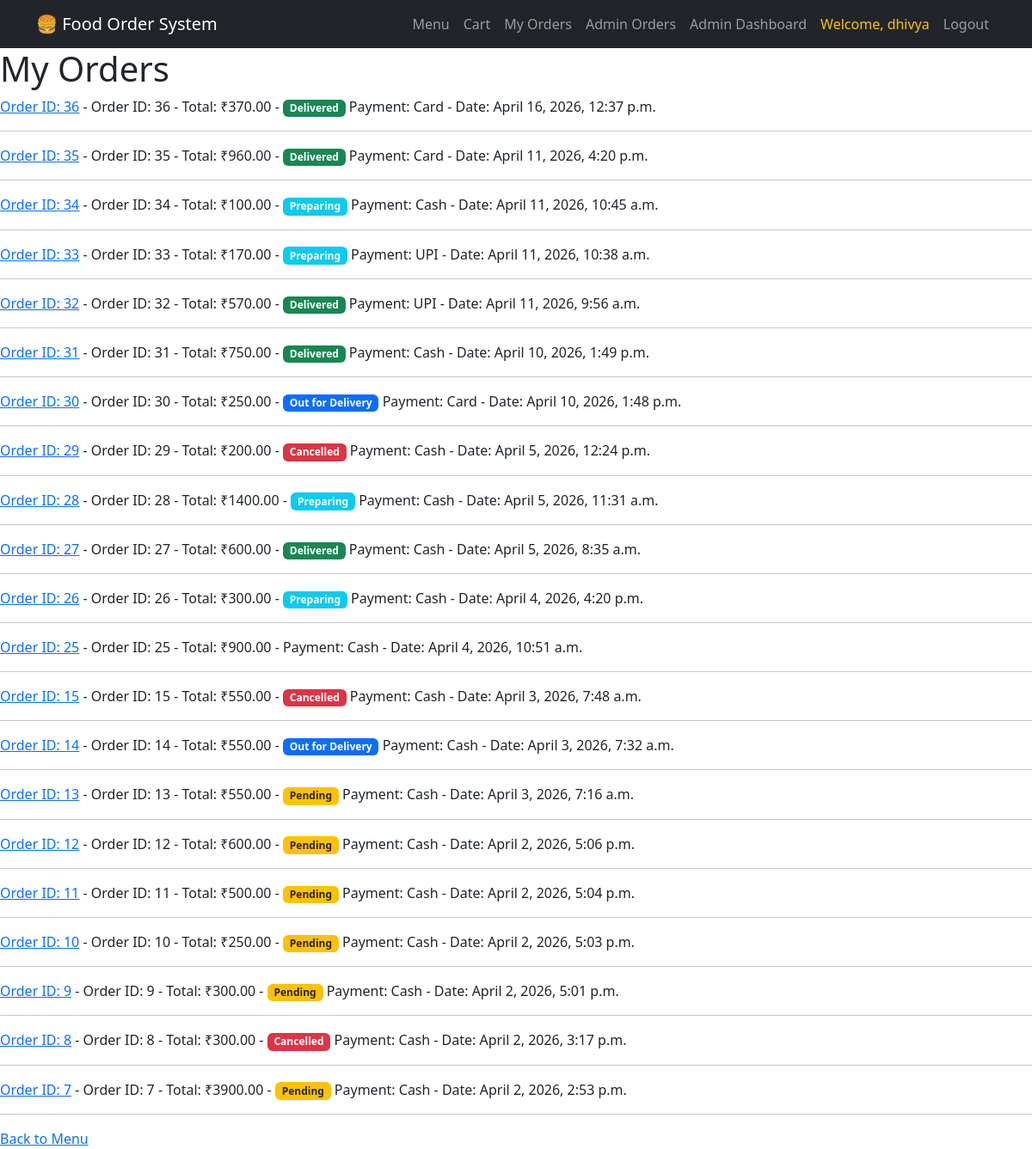
Screenshot of /orders/ (signed in) with the database file from the repository.
### menu/models.py (models this page shows)
class Order(models.Model):
    STATUS_CHOICES = [
        ("Pending", "Pending"),
        ("Preparing", "Preparing"),
        ("Out for Delivery", "Out for Delivery"),
        ("Delivered", "Delivered"),
        ("Cancelled", "Cancelled"),
    ]
    user = models.ForeignKey(
        User,
        on_delete=models.CASCADE
    )
    total_price = models.DecimalField(
        max_digits=10,
        decimal_places=2
    )
    payment_method = models.CharField(
        max_length=50
    )
    status = models.CharField(
        max_length=20,
        choices=STATUS_CHOICES,
        default="Pending"
    )
    created_at = models.DateTimeField(
        auto_now_add=True
    )

### menu/views.py (the view)
# urls.py: path('orders/',views.order_history,name='order_history'),
def order_history(request):
    if not request.user.is_authenticated:
        return redirect("login")
    orders = Order.objects.filter(
        user=request.user
    ).order_by("-created_at")
    print("Orders found:", orders.count())
    return render(
        request,
        "menu/order_history.html",
        {
            "orders": orders
        }
    )

### menu/templates/menu/order_history.html (shortened to what this page needs)
<!DOCTYPE html>
<html>
<head>
    <link href="https://cdn.jsdelivr.net/npm/bootstrap@5.3.0/dist/css/bootstrap.min.css"
      rel="stylesheet">
</head>
<body>
{% include "menu/navbar.html" %}
<h1>My Orders</h1>
    {% for order in orders %}
        <p>
            <a href="{% url 'order_detail' order.id %}"> Order ID: {{ order.id }}</a>
            -
            Order ID: {{ order.id }} -
            Total: ₹{{ order.total_price }} -
        {% if order.status == "Pending" %}
            <span class="badge bg-warning text-dark">
            Pending
            </span>
        {% elif order.status == "Preparing" %}
            <span class="badge bg-info">
            Preparing
            </span>
        {% elif order.status == "Out for Delivery" %}
            <span class="badge bg-primary">
            Out for Delivery
            </span>
        {% elif order.status == "Delivered" %}
            <span class="badge bg-success">
            Delivered
            </span>
        {% elif order.status == "Cancelled" %}
            <span class="badge bg-danger">
            Cancelled
            </span>
        {% endif %}
            Payment: {{ order.payment_method }} -
            Date: {{ order.created_at }}
        </p>
        <hr>
    {% endfor %}
<a href="{% url 'menu' %}">
    Back to Menu
</a>
</body>
</html>

### menu/templates/menu/navbar.html (shortened to what this page needs)
<nav class="navbar navbar-expand-lg navbar-dark bg-dark">
<div class="container">
    <a class="navbar-brand"
       href="{% url 'menu' %}">
        🍔 Food Order System
    </a>
    <div class="collapse navbar-collapse"
         id="navbarNav">
        <ul class="navbar-nav ms-auto">
            <li class="nav-item">
                <a class="nav-link"
                   href="{% url 'menu' %}">
                    Menu
                </a>
            </li>
            <li class="nav-item">
                <a class="nav-link"
                   href="{% url 'cart' %}">
                    Cart
                </a>
            </li>
            <li class="nav-item">
                <a class="nav-link"
                   href="{% url 'order_history' %}">
                    My Orders
                </a>
            </li>
            {% if user.is_staff %}
            <li class="nav-item">
                <a class="nav-link"
                   href="{% url 'admin_orders' %}">
                    Admin Orders
                </a>
            </li>
            {% endif %}
            {% if user.is_staff %}
            <li class="nav-item">
                <a class="nav-link"
                   href="{% url 'admin_dashboard' %}">
                    Admin Dashboard
                </a>
            </li>
            {% endif %}
            {% if user.is_authenticated %}
            <li class="nav-item">
                <a class="nav-link text-warning">
                    Welcome, {{ user.username }}
                </a>
            </li>
            <li class="nav-item">
                <a class="nav-link"
                   href="{% url 'logout' %}">
                    Logout
                </a>
            </li>
            {% endif %}
        </ul>
    </div>
</div>
</nav>

### rows the page displays
Order: id "36", total_price "370.00", status "Delivered", payment_method "Card", created_at "April 16, 2026, 12:37 p.m."
Order: id "35", total_price "960.00", status "Delivered", payment_method "Card", created_at "April 11, 2026, 4:20 p.m."
Order: id "34", total_price "100.00", status "Preparing", payment_method "Cash", created_at "April 11, 2026, 10:45 a.m."
Order: id "33", total_price "170.00", status "Preparing", payment_method "UPI", created_at "April 11, 2026, 10:38 a.m."
Order: id "32", total_price "570.00", status "Delivered", payment_method "UPI", created_at "April 11, 2026, 9:56 a.m."
Order: id "31", total_price "750.00", status "Delivered", payment_method "Cash", created_at "April 10, 2026, 1:49 p.m."
Order: id "30", total_price "250.00", status "Out for Delivery", payment_method "Card", created_at "April 10, 2026, 1:48 p.m."
Order: id "29", total_price "200.00", status "Cancelled", payment_method "Cash", created_at "April 5, 2026, 12:24 p.m."
Order: id "28", total_price "1400.00", status "Preparing", payment_method "Cash", created_at "April 5, 2026, 11:31 a.m."
Order: id "27", total_price "600.00", status "Delivered", payment_method "Cash", created_at "April 5, 2026, 8:35 a.m."
Order: id "26", total_price "300.00", status "Preparing", payment_method "Cash", created_at "April 4, 2026, 4:20 p.m."
Order: id "25", total_price "900.00", payment_method "Cash", created_at "April 4, 2026, 10:51 a.m."
Order: id "15", total_price "550.00", status "Cancelled", payment_method "Cash", created_at "April 3, 2026, 7:48 a.m."
Order: id "14", total_price "550.00", status "Out for Delivery", payment_method "Cash", created_at "April 3, 2026, 7:32 a.m."
Order: id "13", total_price "550.00", status "Pending", payment_method "Cash", created_at "April 3, 2026, 7:16 a.m."
Order: id "12", total_price "600.00", status "Pending", payment_method "Cash", created_at "April 2, 2026, 5:06 p.m."
Order: id "11", total_price "500.00", status "Pending", payment_method "Cash", created_at "April 2, 2026, 5:04 p.m."
Order: id "10", total_price "250.00", status "Pending", payment_method "Cash", created_at "April 2, 2026, 5:03 p.m."
Order: id "9", total_price "300.00", status "Pending", payment_method "Cash", created_at "April 2, 2026, 5:01 p.m."
Order: id "8", total_price "300.00", status "Cancelled", payment_method "Cash", created_at "April 2, 2026, 3:17 p.m."
Order: id "7", total_price "3900.00", status "Pending", payment_method "Cash", created_at "April 2, 2026, 2:53 p.m."

### other values shown
{{ user.username }} "dhivya"
